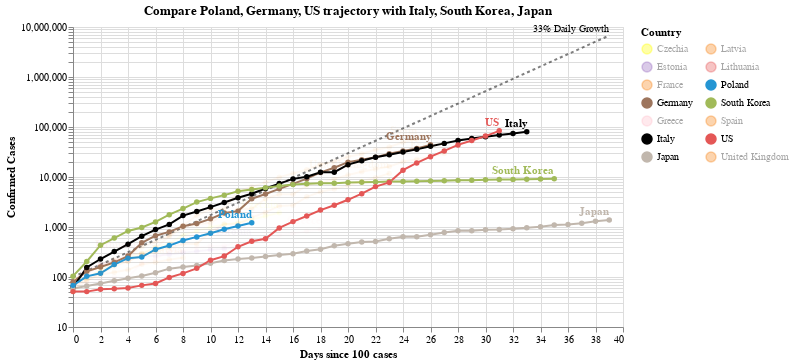

The notebook cell this image was saved under:
### Code cell
#hide_input
chart2 = make_since_chart(['Poland', 'Germany', 'US'])
chart2

### Figure 1 — Vega-Lite specification as saved in the notebook (floating-point values rounded to 4 significant figures; data arrays with more than 128 entries replaced by an {"elided": "..."} marker saying what was removed)
{"config": {"view": {"continuousWidth": 400, "continuousHeight": 300}}, "layer": [{"mark": {"type": "line", "color": "black", "opacity": 0.5, "strokeDash": [3, 3]}, "encoding": {"x": {"type": "quantitative", "field": "Days since 100 cases"}, "y": {"type": "quantitative", "field": "Confirmed Cases"}}}, {"mark": {"type": "text", "align": "right", "dy": -6, "fontSize": 10, "text": "33% Daily Growth"}, "encoding": {"x": {"type": "quantitative", "field": "Days since 100 cases"}, "y": {"type": "quantitative", "field": "Confirmed Cases"}}, "transform": [{"filter": "(datum['Days since 100 cases'] >= 39)"}]}, {"data": {"name": "data-325879174afb5e9956f4079956d4d57b"}, "mark": {"type": "line", "point": true}, "encoding": {"color": {"type": "nominal", "field": "Country", "legend": {"columns": 2}, "scale": {"domain": ["Czechia", "Estonia", "France", "Germany", "Greece", "Italy", "Japan", "Latvia", "Lithuania", "Poland", "South Korea", "Spain", "US", "United Kingdom"], "range": ["yellow", "#9467bd", "#F58518", "#9D755D", "pink", "black", "#C1B7AD", "#F58518", "#E45756", "#2495D3", "#A1BA59", "#F58518", "#E45756", "#F58518"]}}, "opacity": {"condition": {"value": 1, "selection": "selector003"}, "value": 0.05}, "tooltip": [{"type": "nominal", "field": "Country"}, {"type": "temporal", "field": "Date"}, {"type": "quantitative", "field": "Confirmed Cases"}, {"type": "quantitative", "field": "Days since 100 cases"}], "x": {"type": "quantitative", "field": "Days since 100 cases"}, "y": {"type": "quantitative", "field": "Confirmed Cases", "scale": {"type": "log"}}}, "selection": {"selector003": {"type": "multi", "fields": ["Country"], "bind": "legend", "init": [{"Country": "Poland"}, {"Country": "Germany"}, {"Country": "US"}, {"Country": "Italy"}, {"Country": "South Korea"}, {"Country": "Japan"}]}}, "width": 550}, {"data": {"name": "data-325879174afb5e9956f4079956d4d57b"}, "mark": {"type": "text", "align": "right", "dy": -8, "fontWeight": "bold"}, "encoding": {"color": {"type": "nominal", "field": "Country", "legend": {"columns": 2}, "scale": {"domain": ["Czechia", "Estonia", "France", "Germany", "Greece", "Italy", "Japan", "Latvia", "Lithuania", "Poland", "South Korea", "Spain", "US", "United Kingdom"], "range": ["yellow", "#9467bd", "#F58518", "#9D755D", "pink", "black", "#C1B7AD", "#F58518", "#E45756", "#2495D3", "#A1BA59", "#F58518", "#E45756", "#F58518"]}}, "opacity": {"condition": {"value": 1, "selection": "selector003"}, "value": 0.05}, "text": {"type": "nominal", "field": "Country"}, "tooltip": [{"type": "nominal", "field": "Country"}, {"type": "temporal", "field": "Date"}, {"type": "quantitative", "field": "Confirmed Cases"}, {"type": "quantitative", "field": "Days since 100 cases"}], "x": {"type": "quantitative", "field": "Days since 100 cases"}, "y": {"type": "quantitative", "field": "Confirmed Cases", "scale": {"type": "log"}}}, "transform": [{"filter": "(datum['Date'] >= 1585180800000)"}], "width": 550}], "data": {"name": "data-b293271c821df863cc900a85d3a9ee67"}, "title": "Compare Poland, Germany, US trajectory with Italy, South Korea, Japan", "$schema": "https://vega.github.io/schema/vega-lite/v4.0.2.json", "datasets": {"data-b293271c821df863cc900a85d3a9ee67": [{"Days since 100 cases": 0, "Confirmed Cases": 100.0}, {"Days since 100 cases": 1, "Confirmed Cases": 133.0}, {"Days since 100 cases": 2, "Confirmed Cases": 176.9}, {"Days since 100 cases": 3, "Confirmed Cases": 235.3}, {"Days since 100 cases": 4, "Confirmed Cases": 312.9}, {"Days since 100 cases": 5, "Confirmed Cases": 416.2}, {"Days since 100 cases": 6, "Confirmed Cases": 553.5}, {"Days since 100 cases": 7, "Confirmed Cases": 736.1}, {"Days since 100 cases": 8, "Confirmed Cases": 979.1}, {"Days since 100 cases": 9, "Confirmed Cases": 1302.0}, {"Days since 100 cases": 10, "Confirmed Cases": 1732.0}, {"Days since 100 cases": 11, "Confirmed Cases": 2303.0}, {"Days since 100 cases": 12, "Confirmed Cases": 3064.0}, {"Days since 100 cases": 13, "Confirmed Cases": 4074.0}, {"Days since 100 cases": 14, "Confirmed Cases": 5419.0}, {"Days since 100 cases": 15, "Confirmed Cases": 7207.0}, {"Days since 100 cases": 16, "Confirmed Cases": 9586.0}, {"Days since 100 cases": 17, "Confirmed Cases": 12750.0}, {"Days since 100 cases": 18, "Confirmed Cases": 16960.0}, {"Days since 100 cases": 19, "Confirmed Cases": 22550.0}, {"Days since 100 cases": 20, "Confirmed Cases": 29990.0}, {"Days since 100 cases": 21, "Confirmed Cases": 39890.0}, {"Days since 100 cases": 22, "Confirmed Cases": 53060.0}, {"Days since 100 cases": 23, "Confirmed Cases": 70560.0}, {"Days since 100 cases": 24, "Confirmed Cases": 93850.0}, {"Days since 100 cases": 25, "Confirmed Cases": 124800.0}, {"Days since 100 cases": 26, "Confirmed Cases": 166000.0}, {"Days since 100 cases": 27, "Confirmed Cases": 220800.0}, {"Days since 100 cases": 28, "Confirmed Cases": 293700.0}, {"Days since 100 cases": 29, "Confirmed Cases": 390600.0}, {"Days since 100 cases": 30, "Confirmed Cases": 519500.0}, {"Days since 100 cases": 31, "Confirmed Cases": 690900.0}, {"Days since 100 cases": 32, "Confirmed Cases": 918900.0}, {"Days since 100 cases": 33, "Confirmed Cases": 1222000.0}, {"Days since 100 cases": 34, "Confirmed Cases": 1625000.0}, {"Days since 100 cases": 35, "Confirmed Cases": 2162000.0}, {"Days since 100 cases": 36, "Confirmed Cases": 2875000.0}, {"Days since 100 cases": 37, "Confirmed Cases": 3824000.0}, {"Days since 100 cases": 38, "Confirmed Cases": 5086000.0}, {"Days since 100 cases": 39, "Confirmed Cases": 6764000.0}], "data-325879174afb5e9956f4079956d4d57b": {"elided": "325 records"}}}
